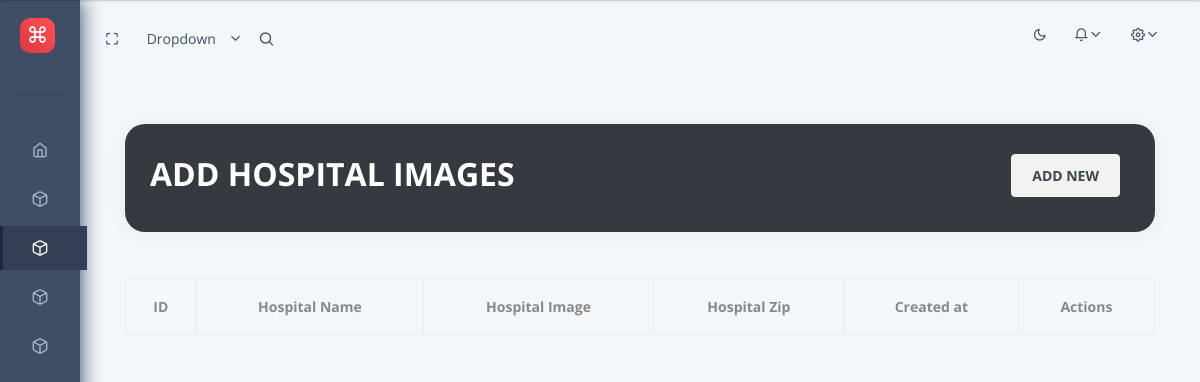
Page /home/dashboard/hospitals_upload_image/ on the earlier database version.
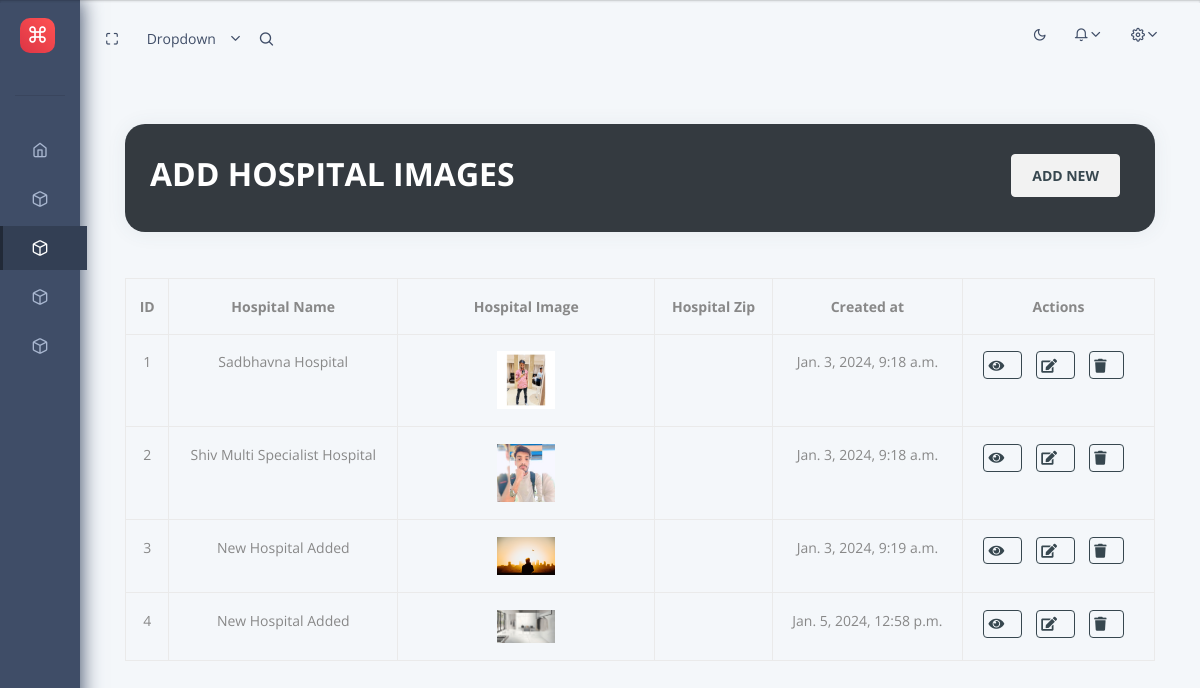
Same page on the later database version.
### home/models.py (models this page shows, shortened)
class HospitalImages(models.Model):
    id = models.AutoField(primary_key=True)
    hmid = models.ForeignKey(HospitalMaster, on_delete=models.CASCADE)
    vZipFileName = models.FileField(upload_to=get_upload_path, blank=True, null=True)
    dDateTime = models.DateTimeField(default=timezone.now)
    vIP = models.CharField(max_length=255)
    iLoginID = models.IntegerField(blank=True, null=True)
    dUDateTime = models.DateTimeField(default=timezone.now)
    vUIP = models.CharField(max_length=255)
    image = models.ImageField(upload_to=get_upload_path, blank=True, null=True)

class HospitalMaster(models.Model):
    id = models.AutoField(primary_key=True)
    vHospitalName = models.CharField(max_length=255)
    vCity = models.CharField(max_length=255)
    vState = models.CharField(max_length=255)
    vAddress = models.CharField(max_length=255)
    vURL = models.CharField(max_length = 255, blank=True, null=True)
    eStatus = models.CharField(max_length=10,  blank=True, null=True)

### home/views.py (the view)
# urls.py: path('dashboard/hospitals_upload_image/', hospital_list_uploadImage, name='hospital_list_uploadImage'),
def hospital_list_uploadImage(request):
    hospitals = HospitalImages.objects.all()
    context = {
        'hospitals': hospitals,
        'segment': 'hospitalImg',
    }
    return render(request, 'home/hospital_UploadImage_List.html', context=context)

### templates/home/hospital_UploadImage_List.html (shortened to what this page needs)
{% extends 'layouts/base.html' %} {% load static %}  {% block content %} {% block extrastyle %}
<link href="https://cdnjs.cloudflare.com/ajax/libs/select2/4.0.13/css/select2.min.css" rel="stylesheet" />
{% endblock extrastyle %}
<div class="header pb-3">
  <div class="container-fluid ">
      <div class="header-body">
          <div class="row mt-3">
              <div class="col-md-12">
                  <div class="card card-stats rounded bg-dark">
                      <div class="card-body">
                          <div class="row">
                              <div class="col-md-12 d-flex align-items-center justify-content-between">
                                  <h3 class="h2 font-weight-bold  text-white"> ADD HOSPITAL IMAGES </h3>
                                      <a href="{% url 'upload_image' %}"
                                     class="btn btn-light bg-gradient-primary font-weight-bold">
                                      ADD NEW
                                  </a>
                              </div>
                          </div>
                      </div>
                  </div>
              </div>
          </div>
      </div>
  </div>
</div>
<div class="container-fluid">
    <table id="hospitalTable" class="table table-bordered table-fixed text-center">
        <thead>
            <tr>
                <th class="text-center">ID</th>
                <th class="text-center">Hospital Name</th>
                <th class="text-center">Hospital Image</th>
                <th class="text-center">Hospital Zip</th>
                <th class="text-center">Created at</th>
                <th class="text-center">Actions</th>
            </tr>
        </thead>
        <tbody>
            {% for hospital in hospitals %}
            <tr>
                <td>{{ forloop.counter }}</td>
                <td>{{ hospital.hmid.vHospitalName }}</td>
                <td class="text-center w-25">
                    <img src="{{ MEDIA_URL }}{{ hospital.image.url }}" alt="{{ image.vZipFileName }}" class="img-fluid w-25" name="hospitalImage">
                </td>
                <td class="text-center">
                </td>
                <td class="text-center">
                    {{ hospital.dUDateTime }}
                </td>
                <td class="text-center">
                    <button class="btn btn-outline-dark btn-md" style="padding: 0.15rem 0.3rem;" data-toggle="modal" data-fid="{{ hospital.id }}"
                    data-target="#viewHospitalModal{{ hospital.id }}">
                        <i class="fas fa-eye fa-md"></i>
                    </button>
                    <button class="btn btn-outline-dark btn-md" style="padding: 0.15rem 0.3rem;" data-toggle="modal" data-fid="{{ hospital.id }}"
                    data-target="#editHospitalModal{{ hospital.id }}">
                        <i class="fas fa-edit fa-md"></i>
                    </button>
                    <a href="{% url 'delete_image' hospital.id %}" class="btn btn-outline-dark btn-md" style="padding: 0.15rem 0.3rem;">
                        <i class="fas fa-trash fa-md"></i>
                    </a>
                </td>
            </tr>
            {% endfor %}
        </tbody>
    </table>
</div>
{% endblock content %}

### templates/layouts/base.html (shortened to what this page needs)
<!DOCTYPE html>
<html lang="en">
<head>
  {% include 'includes/head.html' %}
  {% block extrastyle %}
  {% endblock extrastyle %}
</head>
<body>
  {% block sidebar %}
  {% include 'includes/sidebar.html' %}
  {% endblock sidebar %}
  {% block header %}
  {% include 'includes/navigation.html' %}
  {% endblock header %}
  <div class="pcoded-main-container">
    <div class="pcoded-wrapper">
      <div class="pcoded-content">
        <div class="pcoded-inner-content">
          <div class="main-body">
            <div class="page-wrapper">
              {% block content %}{% endblock content %}
            </div>
          </div>
        </div>
      </div>
    </div>
  </div>
</body>
</html>

### templates/includes/head.html (shortened to what this page needs)
{% load static %}
<link rel="stylesheet" href="{% static 'assets/fonts/fontawesome/css/fontawesome-all.min.css' %}">
<link rel="stylesheet" href="{% static 'assets/plugins/animation/css/animate.min.css' %}">
<link rel="stylesheet" href="{% static 'assets/css/style.css' %}">
<link rel="stylesheet" href="{% static 'assets/css/dark.css' %}">
<link rel="stylesheet" href="https://cdn.datatables.net/1.11.5/css/jquery.dataTables.min.css">

### templates/includes/sidebar.html (shortened to what this page needs)
<nav class="pcoded-navbar">
  <div class="navbar-wrapper">
    <div class="navbar-brand header-logo ">
      <a href="{% url 'dashboard' %}" class="b-brand">
        <div class="b-bg">
          <i class="feather icon-command"></i>
        </div>
      </a>
    </div>
    <div class="navbar-content scroll-div  ">
      <ul class="nav pcoded-inner-navbar">
        <li class="nav-item pcoded-menu-caption text-white">
        </li>
        <li data-username="dashboard Default Ecommerce CRM Analytics Crypto Project" class="nav-item {% if 'dashboard' in segment %}active{% endif %}">
          {% if request.user.is_superuser %}
          <a href="{% url 'dashboard' %}" class="nav-link">
          {% else %}
          <a href="{% url 'dashboard' %}" class="nav-link ">
          {% endif %}
            <span class="pcoded-micon"><i class="feather icon-home"></i></span><span class="pcoded-mtext changed_color">Dashboard</span>
          </a>
        </li>
        <li class="nav-item pcoded {% if 'hospitalList' in segment %}active pcoded-trigger{% endif %}">
          <a href="{% url 'hospital_list' %}" class="nav-link "><span class="pcoded-micon"><i
                class="feather icon-box"></i></span><span class="pcoded-mtext changed_color">Hospital Master</span></a>
        </li>
        <li class="nav-item pcoded {% if 'hospitalImg' in segment %}active pcoded-trigger{% endif %}">
          <a href="{% url 'hospital_list_uploadImage' %}" class="nav-link "><span class="pcoded-micon"><i
                class="feather icon-box"></i></span><span class="pcoded-mtext changed_color">Hospital Images</span></a>
        </li>
        <li class="nav-item pcoded {% if 'hospitalLogo' in segment %}active pcoded-trigger{% endif %}">
          <a href="{% url 'hospitalLogo_list' %}" class="nav-link "><span class="pcoded-micon"><i
                class="feather icon-box"></i></span><span class="pcoded-mtext changed_color">Hospital Logo</span></a>
        </li>
        <li class="nav-item pcoded {% if 'Patient Awareness' in segment %}active pcoded-trigger{% endif %}">
          <a href="{% url 'patientawareness_List' %}" class="nav-link "><span class="pcoded-micon"><i
                class="feather icon-box"></i></span><span class="pcoded-mtext changed_color">Hospital Patient Awareness</span></a>
        </li>
      </ul>
    </div>
  </div>
</nav>

### templates/includes/navigation.html (shortened to what this page needs)
{% load static %}
<header class="navbar pcoded-header navbar-expand-lg navbar-light">
  <div class="collapse navbar-collapse">
    <ul class="navbar-nav mr-auto">
      <li><a href="javascript:" class="full-screen" onclick="javascript:toggleFullScreen()"><i
            class="feather icon-maximize"></i></a></li>
      <li class="nav-item dropdown">
        <a class="dropdown-toggle" href="javascript:" data-toggle="dropdown">Dropdown</a>
      </li>
      <li class="nav-item">
        <div class="main-search">
          <div class="input-group">
            <span class="input-group-append search-btn btn btn-primary">
              <i class="feather icon-search input-group-text"></i>
            </span>
          </div>
        </div>
      </li>
    </ul>
    <ul class="navbar-nav ml-auto">
      <li>
        <label>
          <i class="icon feather icon-sun" id="theme-indicator"></i>
        </label>
      </li>
      <li>
        <div class="dropdown">
          <a class="dropdown-toggle" href="javascript:" data-toggle="dropdown"><i
              class="icon feather icon-bell"></i></a>
        </div>
      </li>
      <li>
        <div class="dropdown drp-user">
          <a href="javascript:" class="dropdown-toggle" data-toggle="dropdown">
            <i class="icon feather icon-settings"></i>
          </a>
        </div>
      </li>
    </ul>
  </div>
</header>

### templates/includes/scripts.html (shortened to what this page needs)
{% load static %}

### static/assets/css/dark.css (style rules this page uses)
.pcoded-header label { color: #3f4d67; }
:root { --dt-row-selected: 13, 110, 253; --dt-row-selected-text: 255, 255, 255; --dt-row-selected-link: 9, 10, 11; --dt-row-stripe: 0, 0, 0; --dt-row-hover: 0, 0, 0; --dt-column-ordering: 0, 0, 0; --dt-html-background: white; }

### templates/layouts/base.html (style rules this page uses)
.rounded { border-radius: 1.25rem !important }

### templates/home/hospital_UploadImage_List.html (style rules this page uses)
.card-body { flex-grow: 1; }

Differences in the rows shown:
added HospitalImages: hmid.vHospitalName "Sadbhavna Hospital", image (picture), dUDateTime "Jan. 3, 2024, 9:18 a.m."
added HospitalImages: hmid.vHospitalName "Shiv Multi Specialist Hospital", image (picture), dUDateTime "Jan. 3, 2024, 9:18 a.m."
added HospitalImages: hmid.vHospitalName "New Hospital Added", image (picture), dUDateTime "Jan. 3, 2024, 9:19 a.m."
added HospitalImages: hmid.vHospitalName "New Hospital Added", image (picture), dUDateTime "Jan. 5, 2024, 12:58 p.m."
